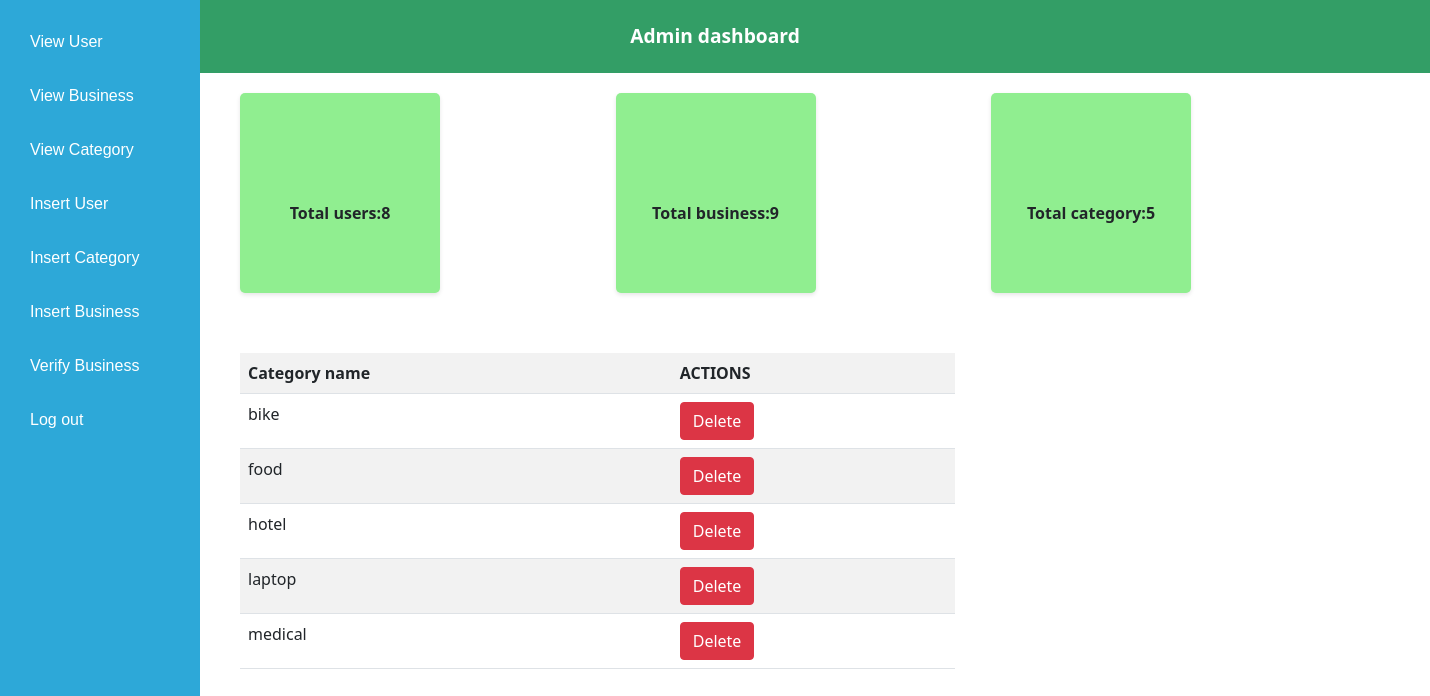
Page /Admin/code/interface.php?view_category on the committed database.
### tables this page shows
CREATE TABLE `category` (
  `c_id` int(11) NOT NULL,
  `c_name` varchar(50) NOT NULL
);

### Admin/code/view_category.php (the view)
<!DOCTYPE html>
<html lang="en">
    <head>
    <link rel="stylesheet" href="../Bootstrap/css/bootstrap.min.css">
</head>
<body>
    <form method="POST" action="">
    <?php
    include('../connection/connect.php');
    if($con)
    {
        $qry="select*from category";
        $res=mysqli_query($con,$qry);
        $num=mysqli_num_rows($res);
        if($num==0)
            echo"No Category Data";
        else
        {
            echo "<table class='table table-hover table-striped' style='width:50vw'>";
            echo "<tr><th>Category name</th>
            <th colspan='2'>ACTIONS</th></tr>";
            while($row=mysqli_fetch_row($res))
            {
                $id=$row[0];
                echo "<tr>
                <td>$row[1]</td>
                <td ><a class='btn btn-danger' href='delete.php?del=$id'>Delete</a></td>
                </tr>";
            }
            echo "</table>";
            echo "<br>";
        }
    }
?>
</form>
</body>
</html>

### Admin/style/interface.css (style rules this page uses)
* { margin :0; padding:0; box-sizing: border-box; }
body { font-family:Arial,sans-serif; background-color: rgb(215,247,245); }

### rows in the picture
category: c_name "bike"
category: c_name "food"
category: c_name "hotel"
category: c_name "laptop"
category: c_name "medical"

### other values in the picture
$num "8"
$num "9"
$num "5"
